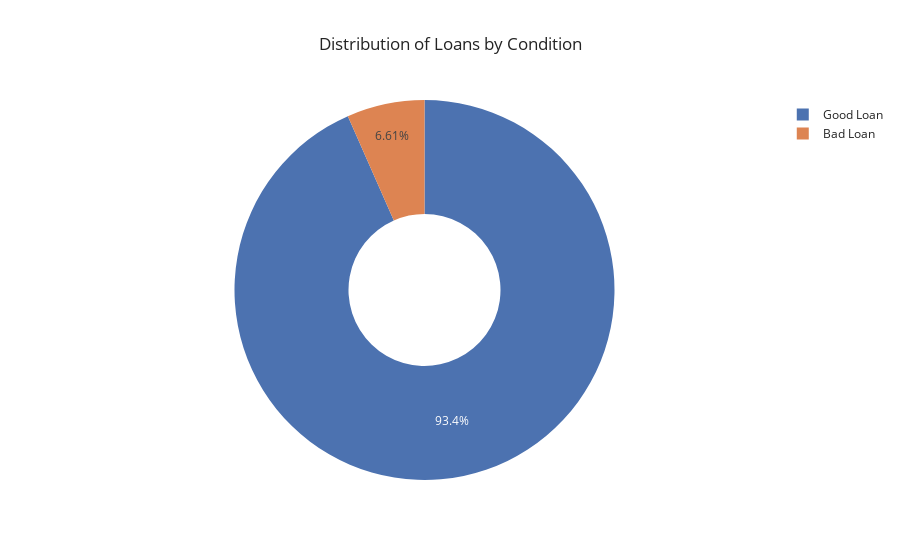

Notebook code for this chart:
### Markdown cell above
## Loan Performance

In the "Loan Performance" section, we will analyze and visualize the performance of loans based on various criteria. This section will include:

**1. Loan Condition Analysis**

We will display the distribution of loans based on their condition using a pie chart. This visualization will help us understand the proportion of loans in different conditions.

### Code cell
# Calculate the distribution of loan conditions
loan_condition_counts = loan['loan_condition'].value_counts()

# Create a pie chart for loan condition analysis
px.pie(
    loan_condition_counts,
    names=loan_condition_counts.index,
    values=loan_condition_counts.values,
    hole=0.4,
    labels={
        'loan_condition': 'Loan Condition',
        'value': 'Number of Loans'
    },
    title='Distribution of Loans by Condition',
    template="seaborn",
)

### Figure 1 — Plotly figure (JSON) as saved in the notebook; plotly's stock layout.template omitted (floating-point values rounded to 4 significant figures)
{"data": [{"domain": {"x": [0, 1], "y": [0, 1]}, "hole": 0.4, "hovertemplate": "Loan Condition=%{label}<br>value=%{value}<extra></extra>", "labels": ["Good Loan", "Bad Loan"], "legendgroup": "", "name": "", "showlegend": true, "type": "pie", "values": [9626, 681]}], "layout": {"legend": {"tracegroupgap": 0}, "title": {"text": "Distribution of Loans by Condition"}}}
